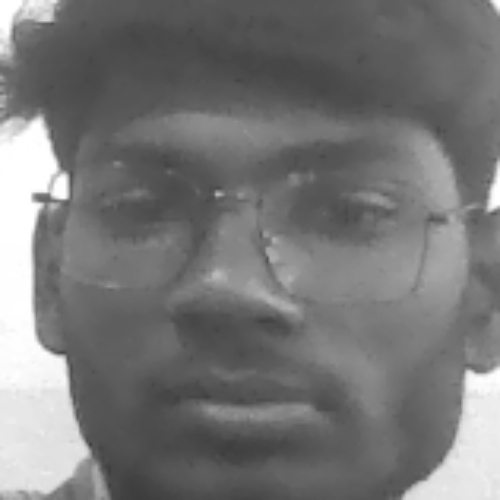
#> input picture Face_Recognition/sample/user1.jpg, 500 x 500 px, found by its file name
$ python recognize.py
#> lines starting #> are read from the running program, lines starting #| are printed output that depends on the picture; after the words box and inside, x2 and y2 are one past the last pixel; in counts of white or black regions, pixels touching at a corner belong together
import cv2
import numpy as np
from os import listdir
from os.path import isfile,join
import pyttsx3

k = pyttsx3.init()
sound = k.getProperty('voices')
k.setProperty('voice',sound[0].id)
k.setProperty('rate',130)
k.setProperty('pitch',200)


def speak(text):
    k.say(text)
    k.runAndWait()


data_path = r"C:\Users\pilli\OneDrive\Documents\Face_Recognition\sample/"
onlyfiles = [f for f in listdir(data_path) if isfile(join(data_path,f))]

Training_Data,Labels = [],[]

for i,files in enumerate(onlyfiles):
    image_path = data_path + onlyfiles[i]
    images = cv2.imread(image_path,cv2.IMREAD_GRAYSCALE)
#> images is the input picture: shape (500, 500); min 59, max 255, mean 118.9
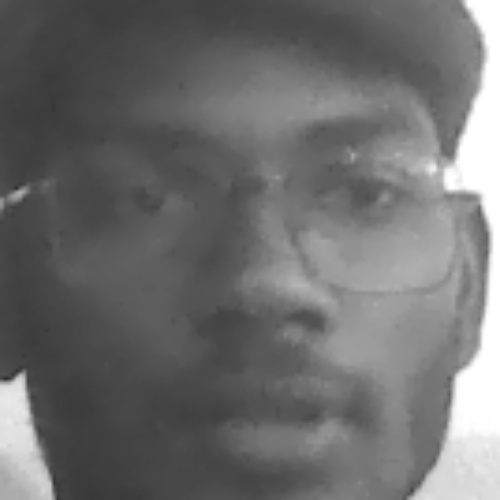
#> input picture Face_Recognition/sample/user13.jpg, 500 x 500 px, given in place of the camera
#> further down, frame is the input picture: shape (500, 500, 3); min 42, max 255, mean 109.6
    Training_Data.append(np.asarray(images,dtype=np.uint8))
    Labels.append(i)

Labels = np.asarray(Labels,dtype=np.int32)
model = cv2.face.LBPHFaceRecognizer_create()

model.train(np.asarray(Training_Data),np.asarray(Labels))
print("... *_*...Congratulations model is TRAINED ... *_*...")

face_classifier = cv2.CascadeClassifier(r"C:\Users\pilli\AppData\Local\Packages\PythonSoftwareFoundation.Python.3.11_qbz5n2kfra8p0\LocalCache\local-packages\Python311\site-packages\cv2\data\haarcascade_frontalface_default.xml")

def face_detector(img,size = 0.5):
#> called with size = 0.5
    gray = cv2.cvtColor(img,cv2.COLOR_BGR2GRAY)
    faces = face_classifier.detectMultiScale(gray,1.3,5)
#> faces = [[47, 34, 430, 430]]

    if faces is():
        return img,[]

    for(x,y,w,h) in faces:
        cv2.rectangle(img,(x,y),(x+w,y+h),(0,255,255),2)
        roi = img[y:y+h,x:x+w]
        roi = cv2.resize(roi,(200,200))
#> this loop made 1 pass
#> pass 1, in face_detector, `roi = img[y:y+h,x:x+w]`:
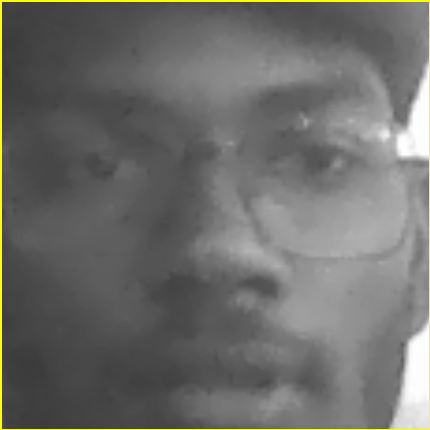
#> roi: shape (430, 430, 3); mean B, G, R 105.2, 108.8, 108.8
#> after the loop:
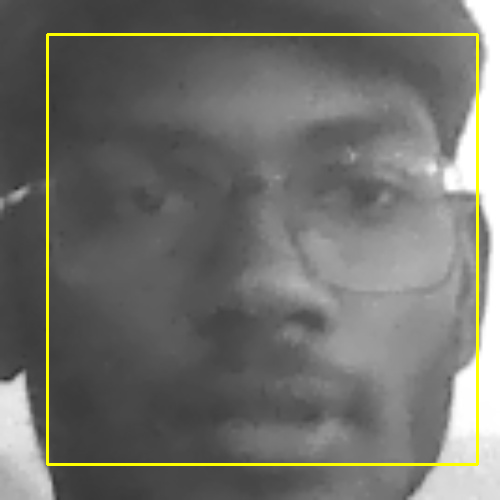
#> img: shape (500, 500, 3); 2.06% of pixels changed, all inside (x1, y1, x2, y2) = (46, 33, 479, 466)

    return img,roi

cap = cv2.VideoCapture(0)
while True:
    ret, frame = cap.read()
    image, face = face_detector(frame)

    try:
        face = cv2.cvtColor(face, cv2.COLOR_GRAY2RGB)

        result = model.predict(face)

        if result[1] < 500:
            Confidence = int(100 * (1 - (result[1])/300))
            display_string = str(Confidence)+'% edi nv ey'
            cv2.putText(image, display_string, (100, 120), cv2.FONT_HERSHEY_COMPLEX, 1, (250, 120, 255), 2)

            if Confidence > 78:
                cv2.putText(image, "Namastey annao", (250, 450), cv2.FONT_HERSHEY_COMPLEX, 1, (0, 255, 0), 2)
                cv2.imshow("Face Cropper", image)

            else:
                cv2.putText(image, "CAN'T RECOGNISE", (250, 450), cv2.FONT_HERSHEY_COMPLEX, 1, (0, 0, 255), 2)
                cv2.imshow("Face Cropper", image)

        else:
            cv2.putText(image, "CAN'T RECOGNISE", (250, 450), cv2.FONT_HERSHEY_COMPLEX, 1, (0, 0, 255), 2)
            cv2.imshow("Face Cropper", image)

        cv2.waitKey(1)  # move cv2.waitKey() inside the try block

    except:
        speak("face not found")
        cv2.putText(image, "Mokam chupiya Radeyy sigga..?", (50, 450), cv2.FONT_HERSHEY_COMPLEX, 1, (255, 0, 0), 2)
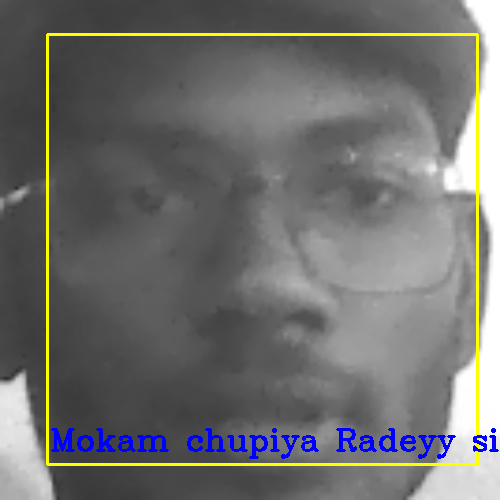
#> image: shape (500, 500, 3); 1.49% of pixels changed, all inside (x1, y1, x2, y2) = (51, 428, 499, 459)
        cv2.imshow("Face Cropper", image)
        cv2.waitKey(1)
        pass

    if cv2.waitKey(1) == 13:
#> (key Esc is pressed here)
        break

cap.release()
cv2.destroyAllWindows()
